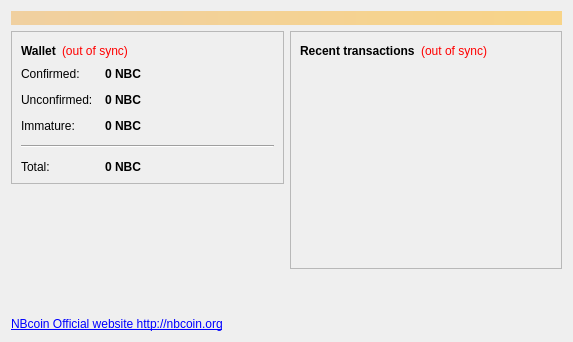
<?xml version="1.0" encoding="UTF-8"?>
<ui version="4.0">
 <class>OverviewPage</class>
 <widget class="QWidget" name="OverviewPage">
  <property name="geometry">
   <rect>
    <x>0</x>
    <y>0</y>
    <width>573</width>
    <height>342</height>
   </rect>
  </property>
  <property name="windowTitle">
   <string>Form</string>
  </property>
  <layout class="QVBoxLayout" name="topLayout">
   <item>
    <widget class="QLabel" name="labelAlerts">
     <property name="visible">
      <bool>false</bool>
     </property>
     <property name="styleSheet">
      <string notr="true">background-color: qlineargradient(x1: 0, y1: 0, x2: 1, y2: 0, stop:0 #F0D0A0, stop:1 #F8D488); color:#000000;</string>
     </property>
     <property name="wordWrap">
      <bool>true</bool>
     </property>
     <property name="margin">
      <number>3</number>
     </property>
    </widget>
   </item>
   <item>
    <layout class="QHBoxLayout" name="horizontalLayout" stretch="1,1">
     <item>
      <layout class="QVBoxLayout" name="verticalLayout_2">
       <item>
        <widget class="QFrame" name="frame">
         <property name="frameShape">
          <enum>QFrame::StyledPanel</enum>
         </property>
         <property name="frameShadow">
          <enum>QFrame::Raised</enum>
         </property>
         <layout class="QVBoxLayout" name="verticalLayout_4">
          <item>
           <layout class="QHBoxLayout" name="horizontalLayout_4">
            <item>
             <widget class="QLabel" name="label_5">
              <property name="font">
               <font>
                <weight>75</weight>
                <bold>true</bold>
               </font>
              </property>
              <property name="text">
               <string>Wallet</string>
              </property>
             </widget>
            </item>
            <item>
             <widget class="QLabel" name="labelWalletStatus">
              <property name="toolTip">
               <string>The displayed information may be out of date. Your wallet automatically synchronizes with the NBcoin network after a connection is established, but this process has not completed yet.</string>
              </property>
              <property name="styleSheet">
               <string notr="true">QLabel { color: red; }</string>
              </property>
              <property name="text">
               <string notr="true">(out of sync)</string>
              </property>
              <property name="alignment">
               <set>Qt::AlignLeading|Qt::AlignLeft|Qt::AlignVCenter</set>
              </property>
             </widget>
            </item>
            <item>
             <spacer name="horizontalSpacer_2">
              <property name="orientation">
               <enum>Qt::Horizontal</enum>
              </property>
              <property name="sizeHint" stdset="0">
               <size>
                <width>40</width>
                <height>20</height>
               </size>
              </property>
             </spacer>
            </item>
           </layout>
          </item>
          <item>
           <layout class="QFormLayout" name="formLayout_2">
            <property name="fieldGrowthPolicy">
             <enum>QFormLayout::AllNonFixedFieldsGrow</enum>
            </property>
            <property name="horizontalSpacing">
             <number>12</number>
            </property>
            <property name="verticalSpacing">
             <number>12</number>
            </property>
            <item row="0" column="0">
             <widget class="QLabel" name="label">
              <property name="text">
               <string>Confirmed:</string>
              </property>
             </widget>
            </item>
            <item row="0" column="1">
             <widget class="QLabel" name="labelBalance">
              <property name="font">
               <font>
                <weight>75</weight>
                <bold>true</bold>
               </font>
              </property>
              <property name="cursor">
               <cursorShape>IBeamCursor</cursorShape>
              </property>
              <property name="toolTip">
               <string>Your current spendable balance</string>
              </property>
              <property name="text">
               <string notr="true">0 NBC</string>
              </property>
              <property name="textInteractionFlags">
               <set>Qt::LinksAccessibleByMouse|Qt::TextSelectableByKeyboard|Qt::TextSelectableByMouse</set>
              </property>
             </widget>
            </item>
            <item row="1" column="0">
             <widget class="QLabel" name="label_3">
              <property name="text">
               <string>Unconfirmed:</string>
              </property>
             </widget>
            </item>
            <item row="1" column="1">
             <widget class="QLabel" name="labelUnconfirmed">
              <property name="font">
               <font>
                <weight>75</weight>
                <bold>true</bold>
               </font>
              </property>
              <property name="cursor">
               <cursorShape>IBeamCursor</cursorShape>
              </property>
              <property name="toolTip">
               <string>Total of transactions that have yet to be confirmed, and do not yet count toward the spendable balance</string>
              </property>
              <property name="text">
               <string notr="true">0 NBC</string>
              </property>
              <property name="textInteractionFlags">
               <set>Qt::LinksAccessibleByMouse|Qt::TextSelectableByKeyboard|Qt::TextSelectableByMouse</set>
              </property>
             </widget>
            </item>
            <item row="2" column="0">
             <widget class="QLabel" name="labelImmatureText">
              <property name="text">
               <string>Immature:</string>
              </property>
             </widget>
            </item>
            <item row="2" column="1">
             <widget class="QLabel" name="labelImmature">
              <property name="font">
               <font>
                <weight>75</weight>
                <bold>true</bold>
               </font>
              </property>
              <property name="toolTip">
               <string>Mined balance that has not yet matured</string>
              </property>
              <property name="text">
               <string notr="true">0 NBC</string>
              </property>
              <property name="textInteractionFlags">
               <set>Qt::LinksAccessibleByMouse|Qt::TextSelectableByKeyboard|Qt::TextSelectableByMouse</set>
              </property>
             </widget>
            </item>
            <item row="4" column="0">
             <widget class="QLabel" name="labelTotalText">
              <property name="text">
               <string>Total:</string>
              </property>
             </widget>
            </item>
            <item row="4" column="1">
             <widget class="QLabel" name="labelTotal">
              <property name="font">
               <font>
                <weight>75</weight>
                <bold>true</bold>
               </font>
              </property>
              <property name="cursor">
               <cursorShape>IBeamCursor</cursorShape>
              </property>
              <property name="toolTip">
               <string>Your current total balance</string>
              </property>
              <property name="text">
               <string notr="true">0 NBC</string>
              </property>
              <property name="textInteractionFlags">
               <set>Qt::LinksAccessibleByMouse|Qt::TextSelectableByKeyboard|Qt::TextSelectableByMouse</set>
              </property>
             </widget>
            </item>
            <item row="3" column="0" colspan="2">
             <widget class="Line" name="line">
              <property name="orientation">
               <enum>Qt::Horizontal</enum>
              </property>
             </widget>
            </item>
           </layout>
          </item>
         </layout>
        </widget>
       </item>
       <item>
        <spacer name="verticalSpacer">
         <property name="orientation">
          <enum>Qt::Vertical</enum>
         </property>
         <property name="sizeHint" stdset="0">
          <size>
           <width>20</width>
           <height>40</height>
          </size>
         </property>
        </spacer>
       </item>
       <item>
        <widget class="QLabel" name="label_2">
         <property name="font">
          <font>
           <pointsize>9</pointsize>
          </font>
         </property>
         <property name="focusPolicy">
          <enum>Qt::NoFocus</enum>
         </property>
         <property name="autoFillBackground">
          <bool>false</bool>
         </property>
         <property name="locale">
          <locale language="English" country="UnitedStates"/>
         </property>
         <property name="text">
          <string>&lt;html&gt;&lt;head/&gt;&lt;body&gt;&lt;p&gt;&lt;a href=&quot;http://nbcoin.org/&quot;&gt;&lt;span style=&quot; text-decoration: underline; color:#0000ff;&quot;&gt;NBcoin Official website http://nbcoin.org&lt;/span&gt;&lt;/a&gt;&lt;/p&gt;&lt;/body&gt;&lt;/html&gt;</string>
         </property>
         <property name="openExternalLinks">
          <bool>true</bool>
         </property>
         <property name="textInteractionFlags">
          <set>Qt::TextBrowserInteraction</set>
         </property>
        </widget>
       </item>
      </layout>
     </item>
     <item>
      <layout class="QVBoxLayout" name="verticalLayout_3">
       <item>
        <widget class="QFrame" name="frame_2">
         <property name="frameShape">
          <enum>QFrame::StyledPanel</enum>
         </property>
         <property name="frameShadow">
          <enum>QFrame::Raised</enum>
         </property>
         <layout class="QVBoxLayout" name="verticalLayout">
          <item>
           <layout class="QHBoxLayout" name="horizontalLayout_2">
            <item>
             <widget class="QLabel" name="label_4">
              <property name="text">
               <string>&lt;b&gt;Recent transactions&lt;/b&gt;</string>
              </property>
             </widget>
            </item>
            <item>
             <widget class="QLabel" name="labelTransactionsStatus">
              <property name="toolTip">
               <string>The displayed information may be out of date. Your wallet automatically synchronizes with the NBcoin network after a connection is established, but this process has not completed yet.</string>
              </property>
              <property name="styleSheet">
               <string notr="true">QLabel { color: red; }</string>
              </property>
              <property name="text">
               <string notr="true">(out of sync)</string>
              </property>
              <property name="alignment">
               <set>Qt::AlignRight|Qt::AlignTrailing|Qt::AlignVCenter</set>
              </property>
             </widget>
            </item>
            <item>
             <spacer name="horizontalSpacer">
              <property name="orientation">
               <enum>Qt::Horizontal</enum>
              </property>
              <property name="sizeHint" stdset="0">
               <size>
                <width>40</width>
                <height>20</height>
               </size>
              </property>
             </spacer>
            </item>
           </layout>
          </item>
          <item>
           <widget class="QListView" name="listTransactions">
            <property name="styleSheet">
             <string notr="true">QListView { background: transparent; }</string>
            </property>
            <property name="frameShape">
             <enum>QFrame::NoFrame</enum>
            </property>
            <property name="verticalScrollBarPolicy">
             <enum>Qt::ScrollBarAlwaysOff</enum>
            </property>
            <property name="horizontalScrollBarPolicy">
             <enum>Qt::ScrollBarAlwaysOff</enum>
            </property>
            <property name="selectionMode">
             <enum>QAbstractItemView::NoSelection</enum>
            </property>
           </widget>
          </item>
         </layout>
        </widget>
       </item>
       <item>
        <spacer name="verticalSpacer_2">
         <property name="orientation">
          <enum>Qt::Vertical</enum>
         </property>
         <property name="sizeHint" stdset="0">
          <size>
           <width>20</width>
           <height>40</height>
          </size>
         </property>
        </spacer>
       </item>
      </layout>
     </item>
    </layout>
   </item>
  </layout>
 </widget>
 <resources/>
 <connections/>
</ui>
